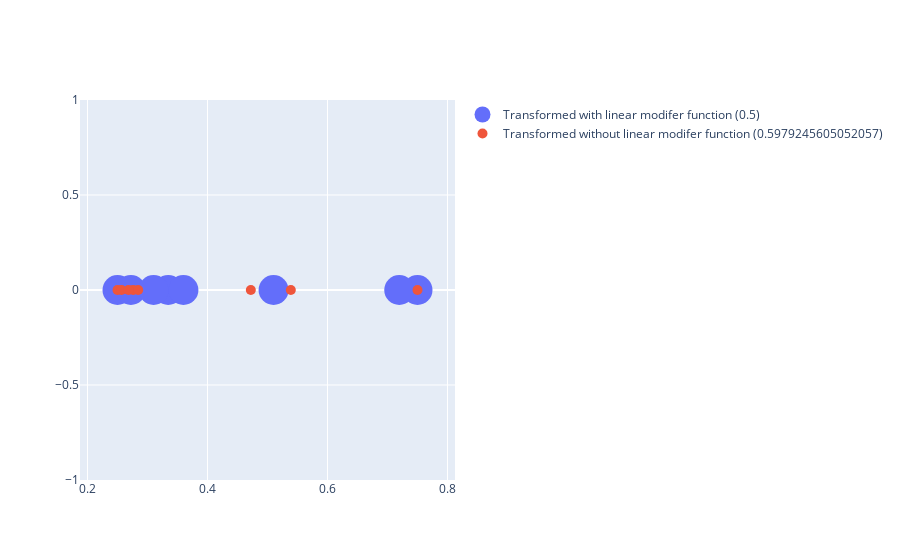

The cell this chart's notebook holds for it:
### Code cell
# plot the transformed demographic score 

import plotly.graph_objects as go
fig = go.Figure()

fig.add_trace(go.Scatter(x=T(z), y=X*0,
                    mode='markers',
                    marker = dict(size=30),
                    name=f'Transformed with linear modifer function ({sum(f*T_with_solve)})'))
fig.add_trace(go.Scatter(x=T([0,1]), y=X*0,
                    mode='markers',
                    marker = dict(size=10),
                    name=f'Transformed without linear modifer function ({sum(f*T_without_solve)})'))

fig.show()

### Figure 1 — Plotly figure (JSON) as saved in the notebook; plotly's stock layout.template omitted (floating-point values rounded to 4 significant figures)
{"data": [{"marker": {"size": 30}, "mode": "markers", "name": "Transformed with linear modifer function (0.5)", "type": "scatter", "x": [0.25, 0.2723, 0.3345, 0.75, 0.3599, 0.3102, 0.7196, 0.5101], "y": [0, 0, 0, 0, 0, 0, 0, 0]}, {"marker": {"size": 10}, "mode": "markers", "name": "Transformed without linear modifer function (0.5979245605052057)", "type": "scatter", "x": [0.25, 0.2567, 0.2761, 0.5389, 0.2844, 0.2683, 0.4722, 0.75], "y": [0, 0, 0, 0, 0, 0, 0, 0]}], "layout": {}}
